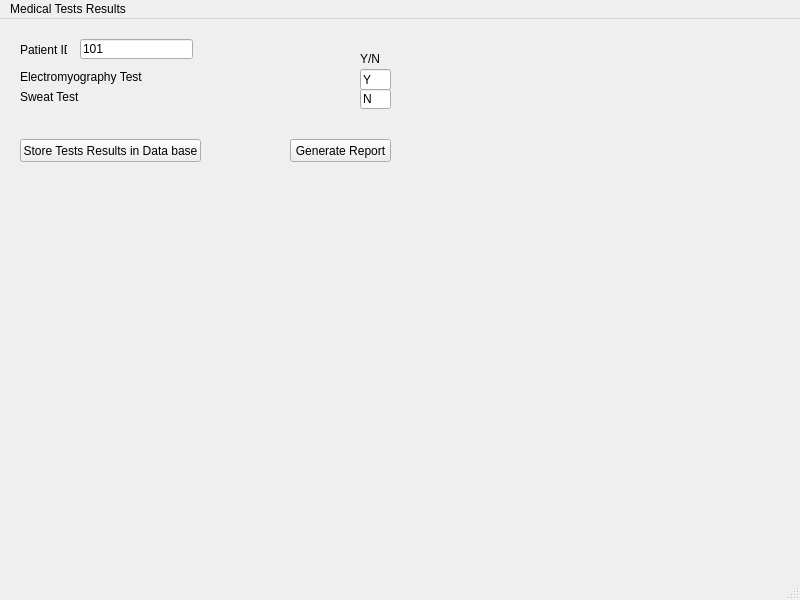
<?xml version="1.0" encoding="UTF-8"?>
<ui version="4.0">
 <class>MainWindow</class>
 <widget class="QMainWindow" name="MainWindow">
  <property name="geometry">
   <rect>
    <x>0</x>
    <y>0</y>
    <width>800</width>
    <height>600</height>
   </rect>
  </property>
  <property name="windowTitle">
   <string>MainWindow</string>
  </property>
  <widget class="QWidget" name="centralwidget">
   <widget class="QLabel" name="label">
    <property name="geometry">
     <rect>
      <x>20</x>
      <y>20</y>
      <width>47</width>
      <height>21</height>
     </rect>
    </property>
    <property name="text">
     <string>Patient ID</string>
    </property>
   </widget>
   <widget class="QLineEdit" name="lineEdit">
    <property name="geometry">
     <rect>
      <x>80</x>
      <y>20</y>
      <width>113</width>
      <height>20</height>
     </rect>
    </property>
    <property name="text">
     <string>101</string>
    </property>
   </widget>
   <widget class="QLabel" name="label_2">
    <property name="geometry">
     <rect>
      <x>20</x>
      <y>50</y>
      <width>131</width>
      <height>16</height>
     </rect>
    </property>
    <property name="text">
     <string>Electromyography Test</string>
    </property>
   </widget>
   <widget class="QLabel" name="label_3">
    <property name="geometry">
     <rect>
      <x>20</x>
      <y>70</y>
      <width>71</width>
      <height>16</height>
     </rect>
    </property>
    <property name="text">
     <string>Sweat Test</string>
    </property>
   </widget>
   <widget class="QLineEdit" name="lineEdit_2">
    <property name="geometry">
     <rect>
      <x>360</x>
      <y>50</y>
      <width>31</width>
      <height>21</height>
     </rect>
    </property>
    <property name="text">
     <string>Y</string>
    </property>
   </widget>
   <widget class="QPushButton" name="pushButton">
    <property name="geometry">
     <rect>
      <x>20</x>
      <y>120</y>
      <width>181</width>
      <height>23</height>
     </rect>
    </property>
    <property name="text">
     <string>Store Tests Results in Data base</string>
    </property>
   </widget>
   <widget class="QPushButton" name="pushButton_2">
    <property name="geometry">
     <rect>
      <x>290</x>
      <y>120</y>
      <width>101</width>
      <height>23</height>
     </rect>
    </property>
    <property name="text">
     <string>Generate Report</string>
    </property>
   </widget>
   <widget class="QLineEdit" name="lineEdit_3">
    <property name="geometry">
     <rect>
      <x>360</x>
      <y>70</y>
      <width>31</width>
      <height>20</height>
     </rect>
    </property>
    <property name="text">
     <string>N</string>
    </property>
   </widget>
   <widget class="QLabel" name="label_4">
    <property name="geometry">
     <rect>
      <x>360</x>
      <y>30</y>
      <width>21</width>
      <height>20</height>
     </rect>
    </property>
    <property name="text">
     <string>Y/N</string>
    </property>
   </widget>
  </widget>
  <widget class="QMenuBar" name="menubar">
   <property name="geometry">
    <rect>
     <x>0</x>
     <y>0</y>
     <width>800</width>
     <height>21</height>
    </rect>
   </property>
   <widget class="QMenu" name="menuMedical_Tests_Resuk">
    <property name="title">
     <string>Medical Tests Results</string>
    </property>
   </widget>
   <addaction name="menuMedical_Tests_Resuk"/>
  </widget>
  <widget class="QStatusBar" name="statusbar"/>
 </widget>
 <resources/>
 <connections/>
</ui>
